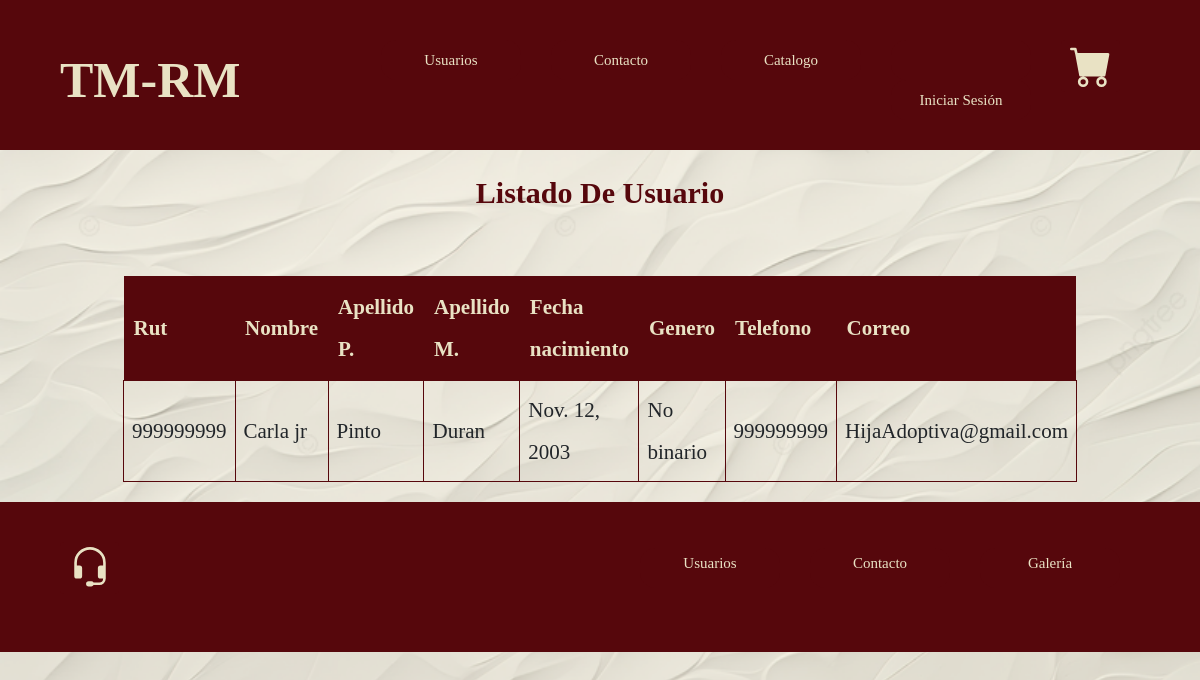
/noticias, run on the app's committed database.
### taller1/models.py (models this page shows, shortened)
class Usuario(models.Model):
    rut = models.CharField(primary_key=True, max_length=10)
    nombre = models.CharField(max_length=20)
    apellido_paterno = models.CharField(max_length=20)
    apellido_materno = models.CharField(max_length=20)
    fecha_nacimiento = models.DateField(blank=False, null=False)
    id_genero = models.ForeignKey(Genero, on_delete=models.CASCADE, db_column='idGenero')
    telefono = models.CharField(max_length=45)
    email = models.EmailField(unique=True, max_length=100, blank=True, null=True)

class Genero(models.Model):
    id_genero = models.AutoField(db_column='idGenero', primary_key=True)
    genero = models.CharField(max_length=20, blank=False, null=False)
    def __str__(self):
        return self.genero

### taller1/views.py (the view)
# urls.py: path('noticias', views.noticias, name='noticias'),
def noticias(request):
    Usuarios= Usuario.objects.all()
    context = {"Usuarios":Usuarios}
    return render(request, 'taller1/noticias.html', context)

### taller1/templates/taller1/noticias.html (shortened to what this page needs)
{% extends 'taller1/base.html' %}
{% load static %}
{% block content %}
<div style="text-align: center;">
    <h1 class="subtitulo">Listado De Usuario</h1><br>
<div class="contenedor_listado">
    <table class="tabla_listado centrar-texto">
        <thead class="cabeza_tabla">
            <tr>
                <th>Rut</th>
                <th>Nombre</th>
                <th>Apellido P.</th>
                <th>Apellido M.</th>
                <th>Fecha nacimiento</th>
                <th>Genero</th>
                <th>Telefono</th>
                <th>Correo</th>
            </tr>
        </thead>
        <tbody class="cuerpo_tabla">
            {% for x in Usuarios %}
                <tr>
                    <td>{{ x.rut }}</td>
                    <td>{{ x.nombre }}</td>
                    <td>{{ x.apellido_paterno }}</td>
                    <td>{{x.apellido_materno}}</td>
                    <td>{{x.fecha_nacimiento}}</td>
                    <td>{{x.id_genero}}</td>
                    <td>{{x.telefono}}</td>
                    <td>{{x.email}}</td>
                </tr>
            {% endfor %}
        </tbody>
    </table>
</div>
</div>
{% endblock %}

### taller1/static/css/Styles.css (style rules this page uses)
:root { --ColorPrincipal: #56070C; --colorSecundario: #e9e2c4; --colorFormularioFondo: #56070ce0; --colorFormulario: #eae2c337; --fuenteHeading: 'Segoe UI', Tahoma, Geneva, Verdana, sans-serif --fuenteParrafos: 'Open Sans', sans-serif; }
html { box-sizing: border-box; font-size: 62.5%; }
*, *:before, *:after { box-sizing: inherit; }
body { font-family: var(--fuenteParrafos); font-size: 1rem; line-height: 2; margin: 0; background-image: url('/static/img/fondo2.png'); background-size: cover; background-attachment: fixed; }
h1, h2, h3, h4 { font-family: var(--fuenteHeading); line-height: 1.2; }
h1 { font-size: 7rem; }
.centrar-texto { text-align: center; }
.subtitulo { color: var(--ColorPrincipal); font-size: 3rem; font-family: var(--fuenteHeading); margin: 2.5rem; font-weight: 800; }
.contenedor_listado { display: flex; justify-content: center; }
.tabla_listado { width: 70%; border-collapse: collapse; margin: 2rem 0; font-size: 2.1rem; text-align: left; font-family: var(--fuenteParrafos); }
.cabeza_tabla th { background-color: var(--ColorPrincipal); color: var(--colorSecundario); padding: 1rem; }
.cuerpo_tabla td { border: 1px solid var(--ColorPrincipal); padding: 8px; }

### data on the page
Usuario: rut "999999999", nombre "Carla jr", apellido_paterno "Pinto", apellido_materno "Duran", fecha_nacimiento "Nov. 12, 2003", id_genero "No binario", telefono "999999999", email "HijaAdoptiva@gmail.com"
